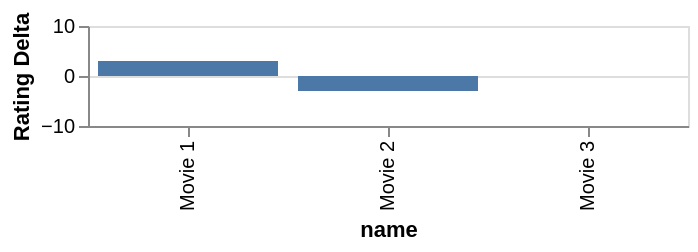

Here is the Vega-Lite specification saved for this chart:
### Vega-Lite specification from a JSON file in a GitHub repository (floating-point values rounded to 4 significant figures)
{"$schema": "https://vega.github.io/schema/vega-lite/v2.json", "description": "Bar graph showing how each film differs from the average rating for that year", "width": 300, "height": 50, "data": {"values": [{"name": "Movie 1", "Rating": 9, "Year": 2016}, {"name": "Movie 2", "Rating": 3, "Year": 2016}, {"name": "Movie 3", "Rating": 5, "Year": 2015}]}, "layer": [{"transform": [{"window": [{"op": "mean", "field": "Rating", "as": "AverageYearRating"}], "groupby": ["Year"], "frame": [null, null]}, {"calculate": "datum.Rating - datum.AverageYearRating", "as": "RatingDelta"}], "mark": {"type": "bar", "clip": true}, "encoding": {"x": {"field": "name", "type": "ordinal"}, "y": {"field": "RatingDelta", "type": "quantitative", "scale": {"domain": [-10, 10]}, "axis": {"title": "Rating Delta"}}}}]}
